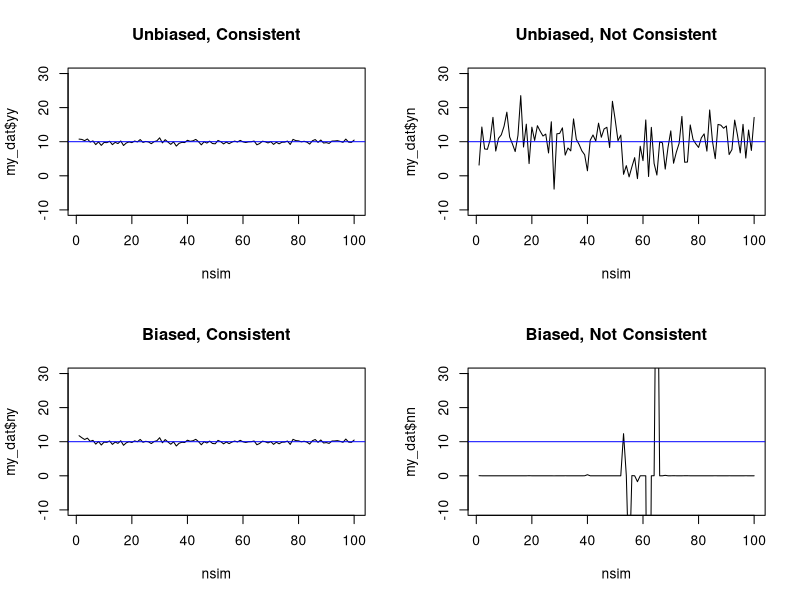

The R source for this figure:
## ---- chunk 1
library(kableExtra)
library(dplyr)
## ---- chunk 2
set.seed(515) # set seed for reproducibility
nsim <- 1:100 # sample sizes to explore
my_dat <- data.frame( n=nsim, yy=NA, yn=NA, ny=NA, nn=NA) # create data frame to save simulation results in for each unbiased/consistent combination

for( i in 1:length(nsim) ){
  n <- nsim[i]
  simdat <- rnorm(n=nsim, mean=10, sd=5)
  my_dat$yy[i] <- mean(simdat)
  my_dat$yn[i] <- simdat[1]
  my_dat$ny[i] <- mean(simdat) + 1/n
  my_dat$nn[i] <- 1/(simdat[1]^3)
}

par(mfrow=c(2,2)) # create panel figure
plot(x=nsim, y=my_dat$yy, type='l', ylim=c(-10, 30), main='Unbiased, Consistent'); abline(h=10, col='blue')
plot(x=nsim, y=my_dat$yn, type='l', ylim=c(-10, 30), main='Unbiased, Not Consistent'); abline(h=10, col='blue')
plot(x=nsim, y=my_dat$ny, type='l', ylim=c(-10, 30), main='Biased, Consistent'); abline(h=10, col='blue')
plot(x=nsim, y=my_dat$nn, type='l', ylim=c(-10, 30), main='Biased, Not Consistent'); abline(h=10, col='blue')
